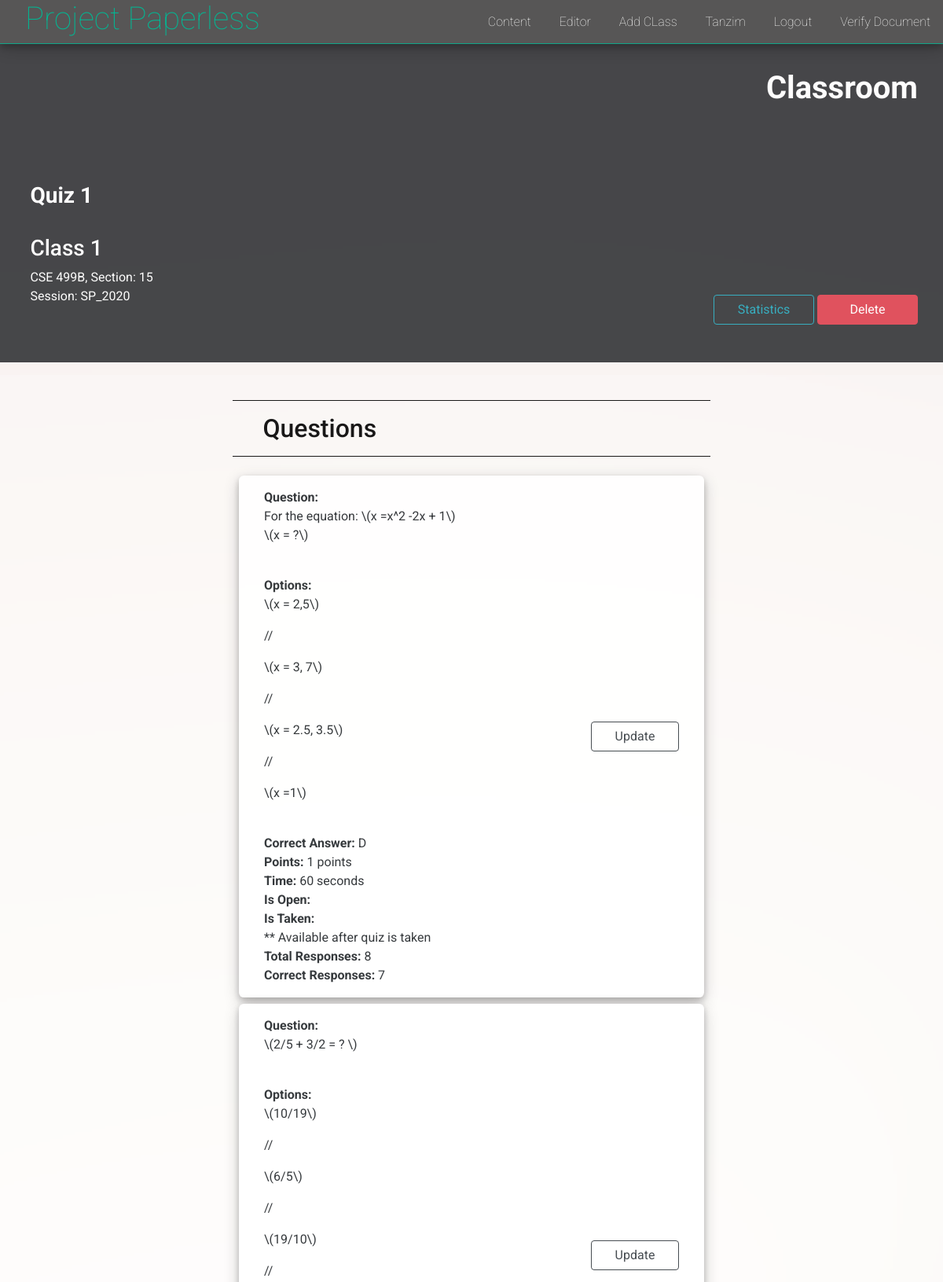
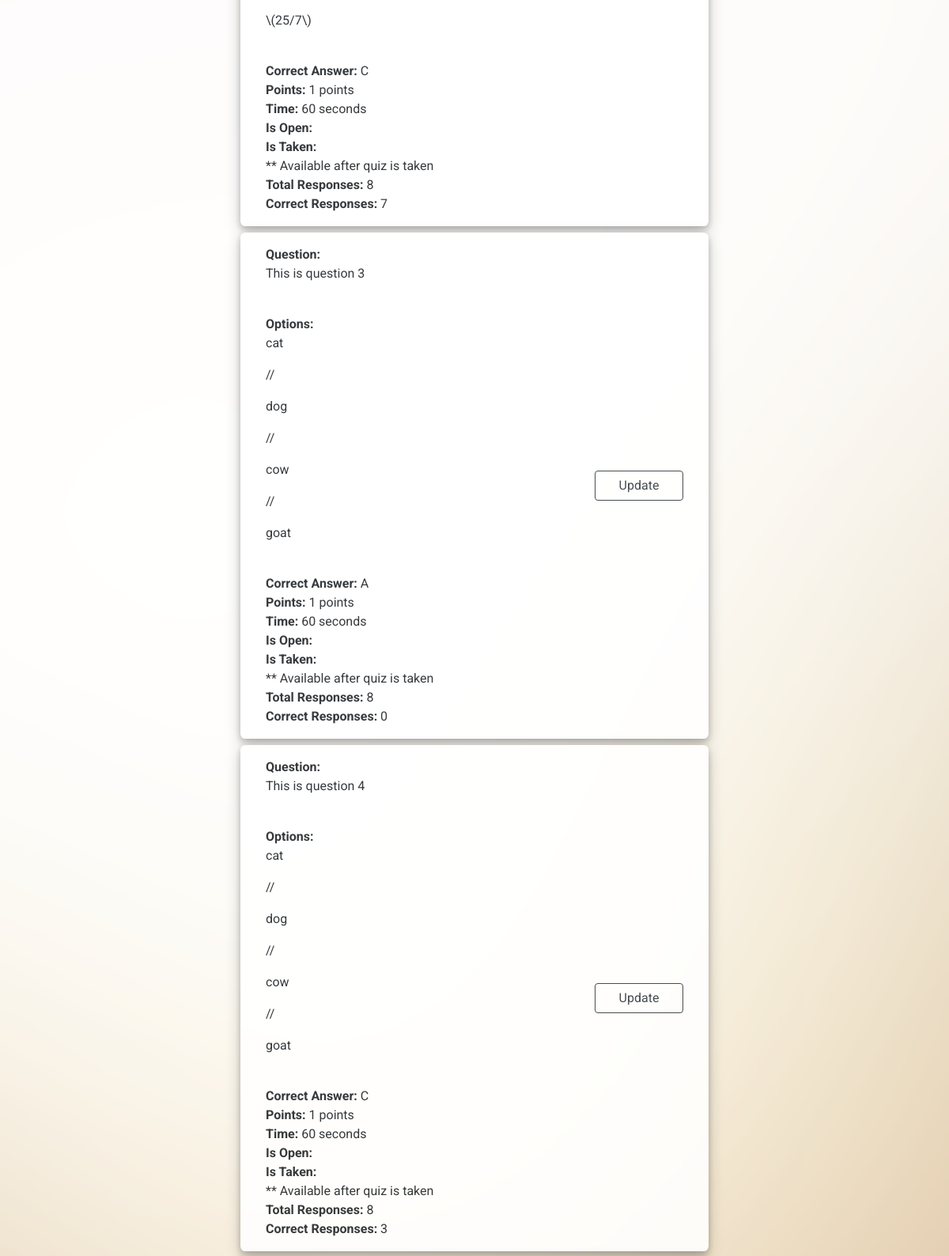
The app's page /classroom/uoCd/3/quiz/ (signed in, upper part) with its own data (2 pictures, top to bottom).
### users/models.py (models this page shows)
class User(AbstractUser):
    username = models.CharField(
        error_messages={'unique': 'A user with that username already exists.'},
        help_text='Required. 10 characters or fewer.',
        max_length=10,
        unique=True,
        primary_key=True,
        validators=[UnicodeUsernameValidator(), MinLengthValidator(3)],
        verbose_name='username')
    is_educator = models.BooleanField(default=False)

### classrooms/models.py (models this page shows, shortened)
class Quiz(models.Model):
    title = models.CharField(max_length=128)
    classroom = models.ForeignKey(Classroom, on_delete=models.CASCADE, related_name='quiz')
    students = models.ManyToManyField('users.User', related_name='quizzes', through='Performance')
    is_open = models.BooleanField(default=False)
    is_running = models.BooleanField(default=False)
    due_date = models.DateField()
    class Meta:
        constraints = [
            models.UniqueConstraint(fields=['classroom', 'title'], name='unique_quiz')
        ]

class Classroom(models.Model):
    id = models.CharField(max_length=128, primary_key=True)
    name = models.CharField(max_length=128)
    semester = models.CharField(max_length=12)
    course_code = models.CharField(max_length=30)
    section = models.IntegerField()
    students = models.ManyToManyField('users.User', related_name='class_room')
    instructor = models.ForeignKey('users.User', related_name='classroom', on_delete=models.CASCADE)
    class Meta:
        constraints = [
            models.UniqueConstraint(fields=['course_code', 'section', 'semester'], name='unique_classroom')
        ]

class Question(models.Model):
    text = models.TextField()
    quiz = models.ForeignKey(Quiz, on_delete=models.CASCADE, related_name='question')
    options = models.TextField()
    answer = models.CharField(max_length=128)
    points = models.IntegerField(default=1)
    time = models.IntegerField(default=60, help_text='Time in Seconds')
    total_responses = models.IntegerField(default=0)
    correct_responses = models.IntegerField(default=0)
    class Meta:
        constraints = [
            models.UniqueConstraint(fields=['quiz', 'text'], name='unique_question')
        ]
    def __str__(self):
        return f'{self.text}'

### classrooms/views.py (the view, shortened to what this page needs)
# urls.py: path('<str:class_id>/<str:quiz_id>/quiz/', ShowQuizView.as_view(), name='show_quiz'),
class ShowQuizView(UserViews):
    student_template = 'classrooms/learners/show_quiz.html'
    teacher_template = 'classrooms/educators/show_quiz.html'
    class_id = None
    quiz_id = None
    @method_decorator(login_required(login_url='users:login'))
    def get(self, request, class_id, quiz_id):
        self.request = request
        self.class_id = class_id
        self.quiz_id = quiz_id
        return self.user_view()
    def teacher_view(self):
        quiz = self.get_quiz()
        try:
            if 'add_question' in self.request.POST and self.add_question(quiz):
                return redirect('classrooms:show_quiz', class_id=self.class_id, quiz_id=self.quiz_id)
            elif 'update_quiz' in self.request.POST and self.update_quiz(quiz):
                return redirect('classrooms:show_quiz', class_id=self.class_id, quiz_id=self.quiz_id)
        except IntegrityError:
            messages.error(self.request, 'Quiz name already exists')
        quiz_form = QuizForm(instance=quiz)
        question_form = QuestionForm()
        questions = quiz.question.all()
        context = {
            'quiz': quiz,
            'questions': questions,
            'question_form': question_form,
            'quiz_form': quiz_form
        }
        return render(self.request, self.teacher_template, context)
    def get_quiz(self, learner=False):
        try:
            if learner:
                classroom = self.request.user.class_room.get(id=self.class_id)
            else:
                classroom = self.request.user.classroom.get(id=self.class_id)
            quiz = classroom.quiz.get(id=self.quiz_id)
        except Classroom.DoesNotExist:
            raise Http404('Classroom Not found')
        except Quiz.DoesNotExist:
            raise Http404('Quiz Not found')
        return quiz

### project_paperless/utils.py (called while the page is built)
    def user_view(self):
        if self.request.user.is_educator:
            return self.teacher_view()
        else:
            return self.student_view()

### templates/classrooms/educators/show_quiz.html (shortened to what this page needs)
{% extends 'layout.html' %}
{% load static %}
{% block body %}
<div class="user_dashboard">
  <div class="header container">
    <div class="text-right welcome">
      <h1><strong>Classroom</strong></h1>
    </div>
    <div class="user_info">
      <h3>
        <strong>{{ quiz.title }}</strong>
        <br>
        <br>
        {{ quiz.classroom.name }}
      </h3>
      <p>
        {{ quiz.classroom.course_code }},
        Section: {{ quiz.classroom.section }} <br>
        Session: {{ quiz.classroom.semester }}
        <div class="text-right">
          <a href="" class="btn btn-outline-info" id="quiz_stats">Statistics</a>
          <a href="#" class="btn btn-danger">Delete</a>
        </div>
      </p>
    </div>
  </div>
  <div class="dashboard container">
    <div class="area">
      <div class="area_header">
        <h2> Questions </h2>
      </div>
      <div class="card_container">
        {% for question in questions %}
          <div class="items_card items_card_fluid paper_list question_list">
            <div class="items">
              <strong>Question: </strong>{{ question | safe }} <br>
              <strong>Options: </strong>{{ question.options | safe }} <br>
              <strong>Correct Answer: </strong>{{ question.answer }} <br>
              <strong>Points: </strong>{{ question.points }} points <br>
              <strong>Time: </strong> {{ question.time }} seconds <br>
              <strong>Is Open: </strong>{{ question.is_open }} <br>
              <strong>Is Taken: </strong>{{ question.is_taken }} <br>
              ** Available after quiz is taken <br>
              <strong>Total Responses: </strong>{{ question.total_responses }} <br>
              <strong>Correct Responses: </strong>{{ question.correct_responses }} <br>
              <div class="text-right">
                <a href="{% url 'classrooms:update_question' quiz.classroom.id quiz.id question.id %}"
                   class="btn btn-outline-dark">
                  Update
                </a>
              </div>
            </div>
          </div>
        {% endfor %}
      </div>
    </div>
  </div>
</div>
{% endblock %}

### templates/includes/_navbar.html
<nav id="navigation_bar">
  <h1 id="logo"><a href="/">Project Paperless</a></h1>
  <div id="navigation_links">
    <ul>
      <li><a href="{% url 'creative_contents:index' %}">Content</a></li>
      {% if request.user.is_authenticated %}
        <li><a href="{% url 'creative_contents:editor' %}">Editor</a></li>
        {% if request.user.is_educator %}
          <li><a href="{% url 'classrooms:create' %}">Add CLass</a></li>
        {% else %}
          <li><a href="{% url 'classrooms:join_class' %}">Join CLass</a></li>
          <li><a href="{% url 'classrooms:join_quiz' %}">Attend Quiz</a></li>
        {% endif %}
        <li><a href="{% url 'users:dashboard' %}">{{ request.user.first_name }}</a></li>
        <li><a href="{% url 'users:logout' %}">Logout</a></li>
      {% else %}
        <li><a href="{% url 'users:login' %}">Login</a></li>
        <li><a href="{% url 'users:register' 'student' %}">Register</a></li>
      {% endif %}
      <li><a href="{% url 'documents:verify' %}">Verify Document</a></li>
    </ul>
  </div>
</nav>

### static/style.css (style rules this page uses)
body { margin: 0; padding: 0; font-family: 'Roboto', sans-serif; background-image: url('/static/images/nature_background_blur_75.png'); background-position: center; background-repeat: no-repeat; background-size: cover; background-attachment: fixed; }
nav { position: fixed; top: 0; background-color: rgba(48, 48, 48, 0.8); border-bottom: 1px solid rgba(0, 184, 148,0.8); box-shadow: 0 4px 8px 0 rgba(0, 0, 0, 0.2), 0 6px 20px 0 rgba(0, 0, 0, 0.19); width: 100%; height: 3.5rem; z-index: 7; }
#logo { display: inline-block; height: 3.5rem; padding-left: 2rem; padding-right: 2rem; }
#logo a { color: #00b894; text-decoration: none; font-weight: 100; }
#navigation_links { display: inline-block; position: absolute; height: 3.5rem; right: 0; }
#navigation_links li { display: inline-block; vertical-align: middle; padding: 1rem; margin: 0; }
#navigation_links a { color: white; font-weight: 100; }
.user_dashboard { position: relative; width: 100%; min-height: 100vh; padding-top: 3.5rem; }
.user_dashboard .header { width: 100%; padding-top: 2rem; padding-bottom: 2rem; margin-bottom: 1rem; background-color: rgb(39, 40, 44); color: white; opacity: 0.85; }
.user_dashboard .welcome { padding-right: 2rem; }
.user_dashboard .dashboard { display: flex; flex-wrap: wrap; justify-content: center; padding-top: 1rem; background-color: rgba(255, 255, 255, 0.25); opacity: 0.90; }
.user_dashboard .container { max-width: 1275px; padding-left: 0; padding-right: 0; }
.header .user_info { position: relative; margin-top: 5rem; width: 100%; padding: 1rem 2.4rem 0.5rem 2.4rem; margin-bottom: 1rem; }
.header .user_info .text-right { display: inline-block; width: auto; position: absolute; right: 2rem; bottom: 0; }
.header .user_info .btn { width: 8rem; }
.dashboard .area { width: 38rem; margin: 1rem 0.5%; padding-bottom: 1rem; }
.dashboard .area_header { width: 100%; padding: 1rem 2.4rem 0.5rem 2.4rem; margin-bottom: 1rem; border-top: 1px solid black; border-bottom: 1px solid black; color: black; }
.dashboard .card_container { display: flex; flex-wrap: wrap; max-width: 1104px; }
.dashboard .items_card, .dashboard .forms_card { width: 18rem; height: 20rem; background-color: white; box-shadow: 0 4px 8px 0 rgba(0, 0, 0, 0.25), 0 6px 20px 0 rgba(0, 0, 0, 0.20); border-radius: 0.4rem; padding: 2rem; margin: 0.5rem; }
.dashboard .items_card .items, .dashboard .forms_card .items { position: relative; width: 100%; height: 100%; }
.dashboard .items_card a, .dashboard .items_card button { width: 100%; }
.dashboard .items_card_fluid { position: relative; width: 100%; height: 6.5rem; margin-bottom: 0; padding-top: 1rem; padding-bottom: 1rem; }
.dashboard .items_card_fluid a { width: 7rem; margin-left: 2rem; display: inline-block; }
.items .text-right { position: absolute; height: 100%; display: flex; align-items: center; right: 0; top: 0; }
.area .question_list { height: auto; }

### records on screen
User: user.first_name "Tanzim"
Quiz: title "Quiz 1", classroom.name "Class 1", classroom.course_code "CSE 499B", classroom.section "15", classroom.semester "SP_2020"
Question: text "For the equation: \\(x =x^2 -2x + 1\\) \\(x = ?\\)", options "\\(x = 2,5\\) // \\(x = 3, 7\\) // \\(x = 2.5, 3.5\\) // \\(x =1\\)", answer "D", points "1", time "60", total_responses "8", correct_responses "7"
Question: text "\\(2/5 + 3/2 = ? \\)", options "\\(10/19\\) // \\(6/5\\) // \\(19/10\\) // \\(25/7\\)", answer "C", points "1", time "60", total_responses "8", correct_responses "7"
Question: text "This is question 3", options "cat // dog // cow // goat", answer "A", points "1", time "60", total_responses "8", correct_responses "0"
Question: text "This is question 4", options "cat // dog // cow // goat", answer "C", points "1", time "60", total_responses "8", correct_responses "3"
